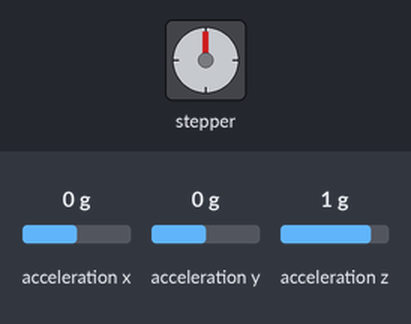
Simulated run of this program. Board: Raspberry Pi (BCM pin numbers). Shown: stepper motor. Inputs (shaded band) come from the test bench; at power-on: acceleration x 0 g, acceleration y 0 g, acceleration z 1 g. The stepper is drawn at 2048 steps a turn.

Above: at 1.2 s.
1.3 s: acceleration x set to -0.8 g
2.8 s: acceleration x set to -1.1 g
At 3.25 s:
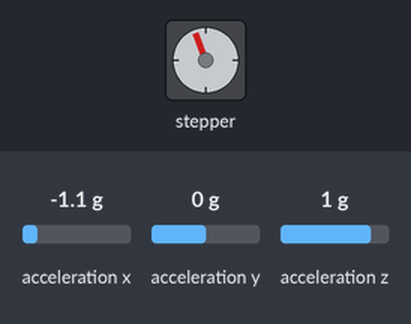
At 3.85 s:
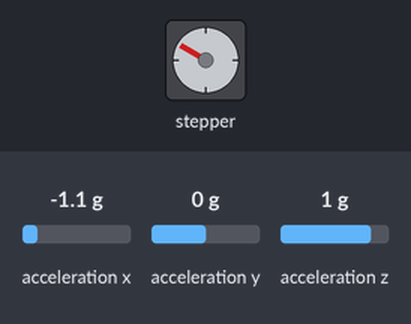
5.8 s: acceleration x set to 1.4 g
At 5.95 s:
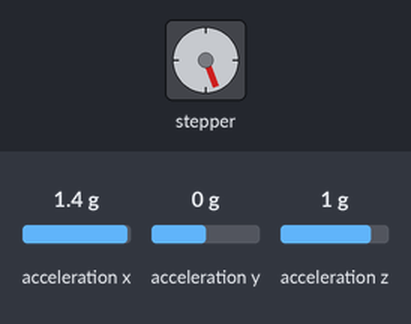
Timing chart, 0 to 17.8 s (numbered marks = the images above; inputs shaded):
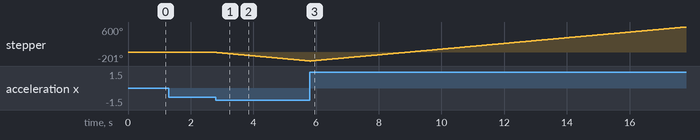

The program:

3.1.5_MotionControl.py
```python
#!/usr/bin/python3

import RPi.GPIO as GPIO
import smbus
import math
import time

# Power management registers
power_mgmt_1 = 0x6b
power_mgmt_2 = 0x6c

bus = smbus.SMBus(1)
address = 0x68
bus.write_byte_data(address, power_mgmt_1, 0)

#Stepper motor pins
motorPin = (18,23,24,25)
rolePerMinute =15
stepsPerRevolution = 2048
stepSpeed = (60/rolePerMinute)/stepsPerRevolution

#mpu6050
def read_byte(adr):
    return bus.read_byte_data(address, adr)

def read_word(adr):
    high = bus.read_byte_data(address, adr)
    low = bus.read_byte_data(address, adr+1)
    val = (high << 8) + low
    return val

def read_word_2c(adr):
    val = read_word(adr)
    if (val >= 0x8000):
        return -((65535 - val) + 1)
    else:
        return val

def dist(a,b):
    return math.sqrt((a*a)+(b*b))

def get_y_rotation(x,y,z):
    radians = math.atan2(x, dist(y,z))
    return -math.degrees(radians)

def get_x_rotation(x,y,z):
    radians = math.atan2(y, dist(x,z))
    return math.degrees(radians)

def mpu6050():
    accel_xout = read_word_2c(0x3b)
    accel_yout = read_word_2c(0x3d)
    accel_zout = read_word_2c(0x3f)
    accel_xout_scaled = accel_xout / 16384.0
    accel_yout_scaled = accel_yout / 16384.0
    accel_zout_scaled = accel_zout / 16384.0
    angle=get_y_rotation(accel_xout_scaled, accel_yout_scaled, accel_zout_scaled)
    return angle

#Stepper Motor
def rotary(direction):
    if(direction == 'c'):
        for j in range(4):
            for i in range(4):
                GPIO.output(motorPin[i],0x99>>j & (0x08>>i))
            time.sleep(stepSpeed)

    elif(direction == 'a'):
        for j in range(4):
            for i in range(4):
                GPIO.output(motorPin[i],0x99<<j & (0x80>>i))
            time.sleep(stepSpeed)


def setup():
    GPIO.setwarnings(False)
    GPIO.setmode(GPIO.BCM)
    for i in motorPin:
        GPIO.setup(i, GPIO.OUT)


def loop():
    while True:
        angle=mpu6050()
        if angle >=45 :
            rotary('a')
        elif angle <=-45:
            rotary('c')

def destroy():
    GPIO.cleanup()

if __name__ == '__main__':
    setup()
    try:
        loop()
    except KeyboardInterrupt:
        destroy()
```

Measured:
- the behaviour switches between -0.9 and -1 g on acceleration x (found by bisection; images 0 and 1)
- after the input at 1.3 s, every drawn part: stays the same
- after the input at 2.8 s, stepper: keeps turning counter-clockwise at about 68°/s, starting at once
